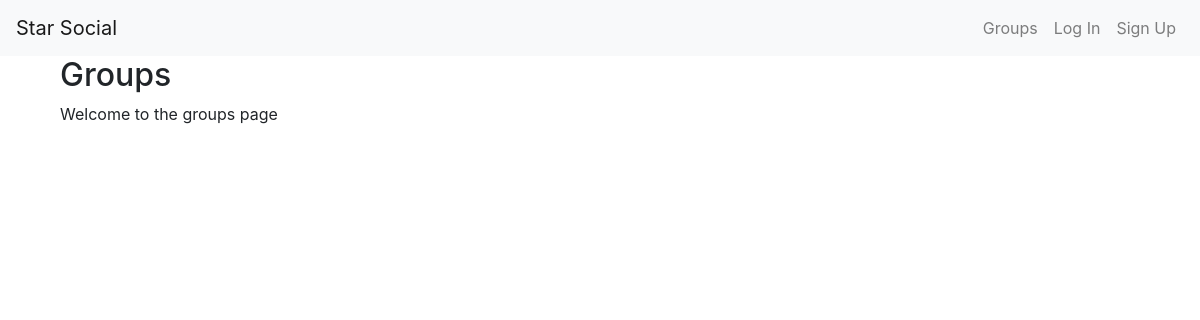
The page /groups/ on the database as committed earlier.
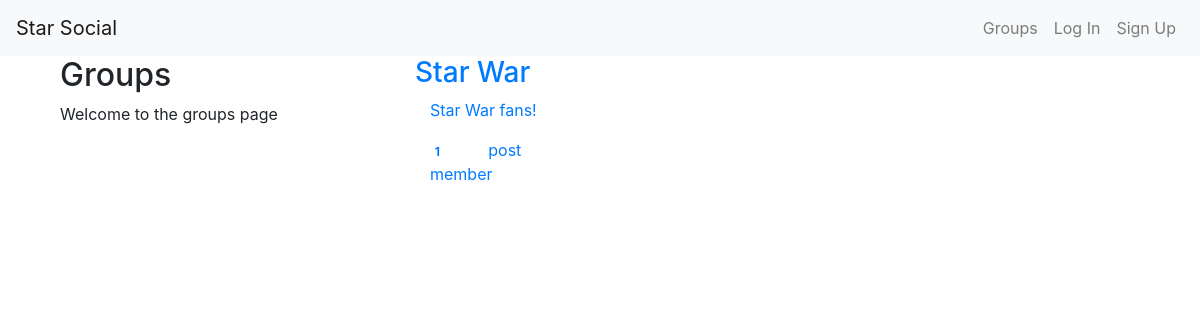
The same page on the database as committed later.
### groups/models.py (models this page shows, shortened)
class Group(models.Model):
    name = models.CharField(max_length=255, unique=True)
    slug = models.SlugField(allow_unicode=True, unique=True)
    description = models.TextField(blank=True, default='')
    description_html = models.TextField(editable=False, default='', blank=True)
    members = models.ManyToManyField(User, through='GroupMember')
    class Meta:
        ordering = ['name']

### groups/views.py (the view)
# urls.py: path('', views.ListGroups.as_view(), name='all'),
class ListGroups(generic.ListView):
    model = Group

### groups/templates/groups/group_list.html (shortened to what this page needs)
{% extends "groups/group_base.html" %}
{% block pregroup %}
    <div class="col-md-4">
        <div class="content">
            <h2>Groups</h2>
            <p>Welcome to the groups page</p>
        </div>
    </div>
{% endblock %}
{% block group_content %}
    <div class="com-md-8">
        <div class="list-group">
            {% for group in object_list %}
                <a href="{% url 'groups:single' slug=group.slug %}">
                    <h3 class="title list-group-item-heading">{{group.name}}</h3>
                    <div class="list-group-item-text container-fluid">
                        {{group.description_html|safe}}
                    		<div class="row">
					                  <div class="col-md-4">
						                    <span class="badge">{{ group.members.count }}</span> member{{ group.members.count|pluralize }}
					                  </div>
					                      <div class="col-md-4">
						                         post{{ group.posts.count|pluralize }}
					                      </div>
				                </div>
                    </div>
                </a>
            {% endfor %}
        </div>
    </div>
{% endblock %}

### groups/templates/groups/group_base.html (shortened to what this page needs)
{% extends 'base.html' %}
{% block content %}
    <div class="container">
        <div class="row">
            {% block pregroup %}{% endblock %}
            {% block group_content %}{% endblock %}
        </div>
    </div>
{% endblock %}

### templates/base.html (shortened to what this page needs)
<!DOCTYPE html>
{% load static %}
<html>
    <head>
        <link rel="stylesheet" href="https://maxcdn.bootstrapcdn.com/bootstrap/4.0.0/css/bootstrap.min.css">
        <link rel="stylesheet" href="{% static 'social/css/master.css'%}">
    </head>
    <body>
        <nav class="navbar navbar-expand-lg navbar-light bg-light">
            <a class="navbar-brand" href="{% url 'home' %}">Star Social</a>
            <div class="collapse navbar-collapse" id="navbarNavAltMarkup">
                <div class="navbar-nav ml-auto">
                    {% if user.is_authenticated %}
                        <a class="nav-item nav-link" href="{% url 'posts:create' %}">Post</a>
                        <a class="nav-item nav-link" href="{% url 'groups:all' %}">Groups</a>
                        <a class="nav-item nav-link" href="{% url 'groups:create' %}">Create Group</a>
                        <a class="nav-item nav-link" href="{% url 'accounts:logout' %}">Log Out</a>
                    {% else %}
                        <a class="nav-item nav-link" href="{% url 'groups:all' %}">Groups</a>
                        <a class="nav-item nav-link" href="{% url 'accounts:login' %}">Log In</a>
                        <a class="nav-item nav-link" href="{% url 'accounts:signup' %}">Sign Up</a>
                    {% endif %}
                </div>
            </div>
        </nav>
        <div class="container">
            {% block content %}
            {% endblock %}
        </div>
    </body>
</html>

Rows that differ between the two databases and show on the page:
added Group: name "Star War", description_html "Star War fans!", members.count "1"
